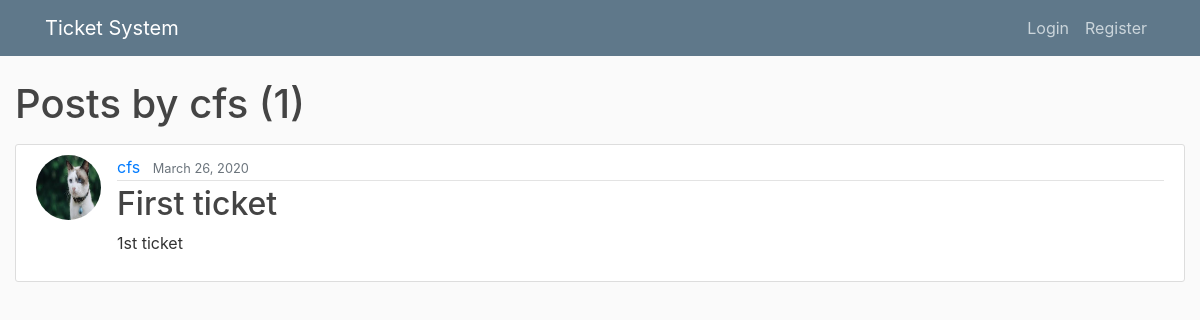
The page /user/cfs on the database as committed earlier.
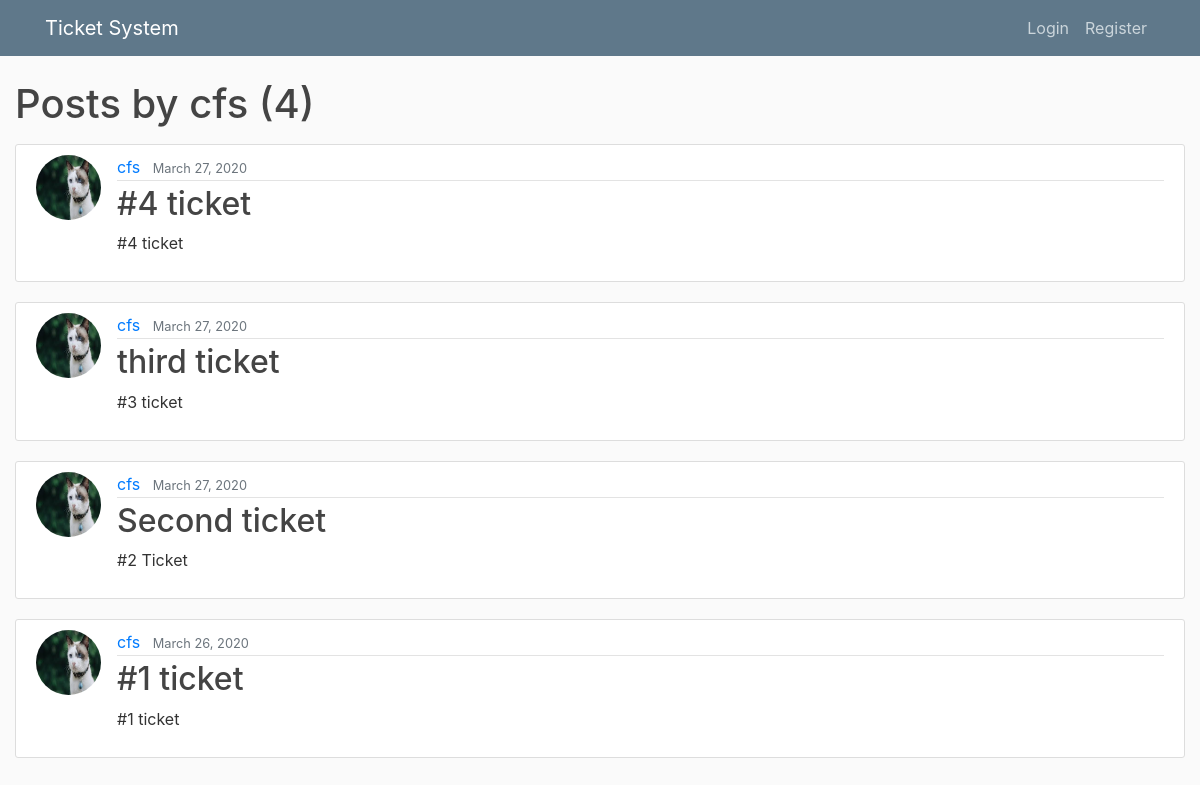
The same page on the database as committed later.
### blog/models.py (models this page shows, shortened)
class Post(models.Model):
    title = models.CharField(max_length=100)
    content = models.TextField()
    date_posted = models.DateTimeField(default=timezone.now)
    author = models.ForeignKey(User, on_delete=models.CASCADE)

### users/models.py (models this page shows, shortened)
class Profile(models.Model):
    user = models.OneToOneField(User, on_delete=models.CASCADE) # Deletes the profile if user is deleted
    image = models.ImageField(default='default.jpg', upload_to='profile_pics')

### blog/views.py (the view)
# urls.py: path('user/<str:username>', UserPostListView.as_view(), name='user-posts'),
class UserPostListView(ListView):
    model = Post
    template_name = 'blog/user_posts.html' # <app>/<model>_<viewtype>.html
    context_object_name = 'posts'
    paginate_by = 5 # makes it 5 posts per page
    def get_queryset(self):
        user = get_object_or_404(User, username=self.kwargs.get('username'))
        return Post.objects.filter(author=user).order_by('-date_posted')

### blog/templates/blog/user_posts.html (shortened to what this page needs)
{% extends "blog/base.html" %}
{% block content %}
    <h1 class="mb-3">Posts by {{ view.kwargs.username }} ({{ page_obj.paginator.count }})</h1>
  {% for post in posts %}
    <article class="media content-section">
      <img class="rounded-circle article-img" src="{{ post.author.profile.image.url }}">
      <div class="media-body">
        <div class="article-metadata">
          <a class="mr-2" href="{% url 'user-posts' post.author.username %}">{{ post.author }}</a>
          <small class="text-muted">{{ post.date_posted|date:"F d, Y" }}</small>
        </div>
        <h2><a class="article-title" href="{% url 'post-detail' post.id %}">{{ post.title }}</a></h2>
        <p class="article-content">{{ post.content }}</p>
      </div>
    </article>
  {% endfor %}
{% endblock content %}

### blog/templates/blog/base.html (shortened to what this page needs)
{% load static %}
<!DOCTYPE html>
<html lang="en" dir="ltr">
  <head>
    <link rel="stylesheet" href="https://stackpath.bootstrapcdn.com/bootstrap/4.3.1/css/bootstrap.min.css">
    <link rel="stylesheet" type="text/css" href="{% static 'blog/main.css' %}">
  </head>
  <body>
    <header class="site-header">
      <nav class="navbar navbar-expand-md navbar-dark bg-steel fixed-top">
        <div class="container">
          <a class="navbar-brand mr-4" href="{% url 'blog-home' %}">Ticket System</a>
          <div class="collapse navbar-collapse" id="navbarToggle">
            <div class="navbar-nav">
              {% if user.is_authenticated %}
                <a class="nav-item nav-link" href="{% url 'post-create' %}">New ticket</a>
                <a class="nav-item nav-link" href="{% url 'profile' %}">Profile</a>
                <a class="nav-item nav-link" href="{% url 'logout' %}">Logout</a>
              {% else %}
                <a class="nav-item nav-link" href="{% url 'login' %}">Login</a>
                <a class="nav-item nav-link" href="{% url 'register' %}">Register</a>
              {% endif %}
            </div>
          </div>
        </div>
      </nav>
    </header>
    <div class="container-fluid">
      {% block content %}{% endblock %}
    </div>
  </body>
</html>

### blog/static/blog/main.css (style rules this page uses)
body { background: #fafafa; color: #333333; margin-top: 5rem; }
h1, h2, h3, h4, h5, h6 { color: #444444; }
.bg-steel { background-color: #5f788a; }
.site-header .navbar-nav .nav-link { color: #cbd5db; }
.content-section { background: #ffffff; padding: 10px 20px; border: 1px solid #dddddd; border-radius: 3px; margin-bottom: 20px; }
.article-title { color: #444444; }
.article-content { white-space: pre-line; }
.article-img { height: 65px; width: 65px; margin-right: 16px; }
.article-metadata { padding-bottom: 1px; margin-bottom: 4px; border-bottom: 1px solid #e3e3e3 }

Rows that differ between the two databases and show on the page:
added Post: author.profile.image (picture), author "cfs", date_posted "March 27, 2020", title "#4 ticket", content "#4 ticket"
added Post: author.profile.image (picture), author "cfs", date_posted "March 27, 2020", title "third ticket", content "#3 ticket"
added Post: author.profile.image (picture), author "cfs", date_posted "March 27, 2020", title "Second ticket", content "#2 Ticket"
changed Post: title "First ticket" → "#1 ticket"; content "1st ticket" → "#1 ticket"
Other text that changed with them:
{{ page_obj.paginator.count }}: "1" → "4"
